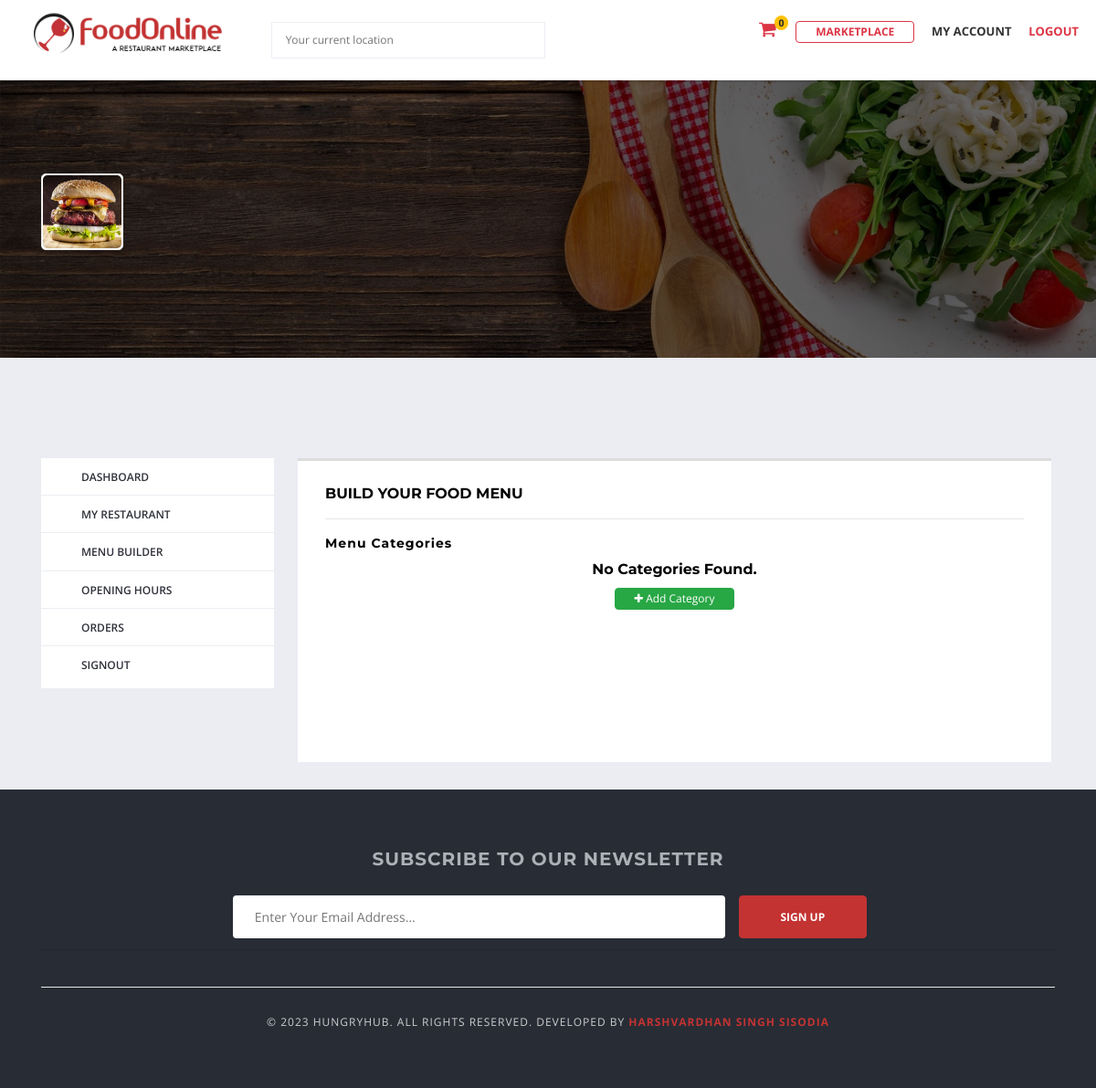
The page /vendor/menu_builder/ (signed in) on the database as committed earlier.
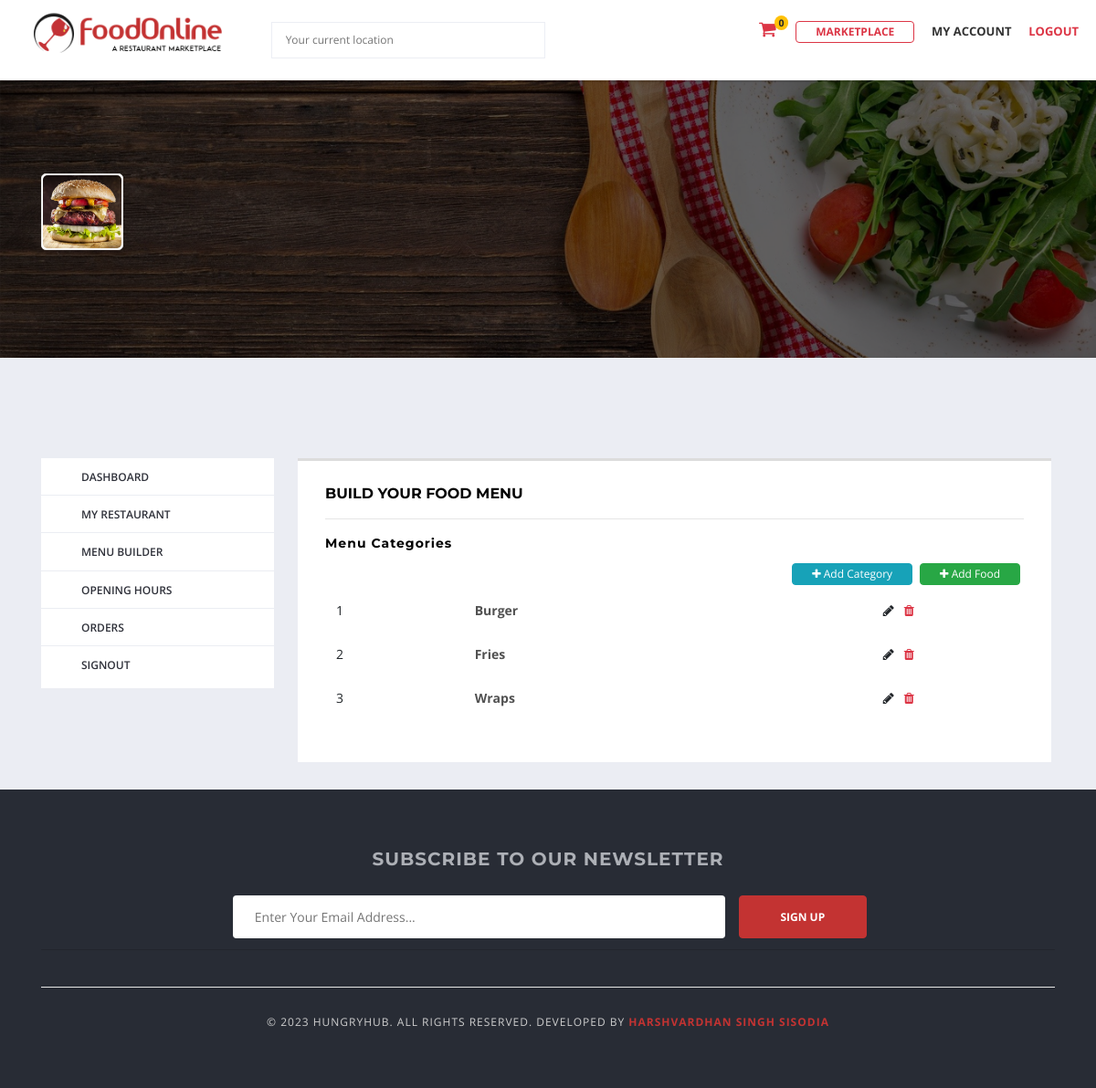
The same page on the database as committed later.
### menu/models.py (models this page shows, shortened)
class Category(models.Model):
    vendor        = models.ForeignKey(Vendor, on_delete=models.CASCADE)
    category_name = models.CharField(max_length=50, unique=True)
    slug          = models.SlugField(max_length=100,unique=True)
    description   = models.TextField(max_length=250, blank = True)
    created_at    = models.DateTimeField(auto_now_add=True)
    updated_at    = models.DateTimeField(auto_now=True)
    class Meta:
        verbose_name = 'category'
        verbose_name_plural = 'categories'
    def __str__(self):
        return self.category_name

### vendor/views.py (the view)
# urls.py: path('menu_builder/', views.menu_builder, name='menu_builder'),
@login_required(login_url='login')
@user_passes_test(check_role_vendor)
def menu_builder(request):
    vendor = Vendor.objects.get(user=request.user)
    categories = Category.objects.filter(vendor=vendor).order_by('created_at')
    context = {
        'categories': categories,
    }
    return render(request, 'vendor/menu_builder.html', context)

### accounts/views.py (called while the page is built)
def check_role_vendor(user):
    if user.role == 1:
        return True
    else:
        raise PermissionDenied

### marketplace/context_processors.py (called while the page is built)
def get_cart_counter(request):
    cart_count = 0
    if request.user.is_authenticated:
        try:
            cart_items = Cart.objects.filter(user=request.user)
            if cart_items:
                for cart_item in cart_items:
                    cart_count += cart_item.quantity
            else:
                cart_count = 0
        except:
            cart_count = 0
    return dict(cart_count=cart_count)

### templates/vendor/menu_builder.html (shortened to what this page needs)
{% extends 'base.html' %}
{% load static %}
{% block content %}
<div class="main-section">
    {% include 'includes/cover.html' %}
    <div class="page-section account-header buyer-logged-in">
        <div class="container">
            <div class="row">
                <div class="col-lg-3 col-md-3 col-sm-12 col-xs-12">
                    {% include 'includes/v_sidebar.html' %}
                </div>
                <div class="col-lg-9 col-md-9 col-sm-12 col-xs-12">
                    <div class="user-dashboard loader-holder">
                        <div class="user-holder">
                            <h5 class="text-uppercase">Build Your Food Menu</h5>
							<hr>
                            <h6>Menu Categories</h6>
                            {% if categories %}
                            <a href="{% url 'add_food' %}" class="btn btn-success float-right m-1"><i class="fa fa-plus" aria-hidden="true"></i> Add Food</a>
                            <a href="{% url 'add_category' %}" class="btn btn-info float-right m-1"><i class="fa fa-plus" aria-hidden="true"></i> Add Category</a>
                            <table class="table table-hover table-borderless">
                                <tbody>
                                {% for cat in categories %}
                                  <tr>
                                    <td class="text-left">{{ forloop.counter }}</td>
                                    <td class="text-left">
                                        <a href="{% url 'fooditems_by_category' cat.id %}"><p class="mb-0 font-weight-bold">{{ cat }}</p>
                                        <small class="text-muted">{{cat.description}}</small></a>
                                    </td>
                                    <td><a href="{% url 'edit_category' cat.id %}" style="color:unset;"><i class="fa fa-pencil" aria-hidden="true"></i></a> &nbsp; <a href="{% url 'delete_category' cat.id %}" onclick="return confirm('Are you sure you want to delete this category?')"><i class="fa fa-trash text-danger" aria-hidden="true"></i></a></td>
                                  </tr>
                                {% endfor %}
                                </tbody>
                              </table>
                            {% else %}
                                <h5 class="text-center">No categories found.</h5>
                                <div class="text-center"><a href="{% url 'add_category' %}" class="btn btn-success"><i class="fa fa-plus" aria-hidden="true"></i> Add Category</a></div>
                            {% endif %}
                        </div>
                    </div>
                </div>
            </div>
        </div>
    </div>
</div>
{% endblock %}

Rows that differ between the two databases and show on the page:
added Category: category_name "Burger"
added Category: category_name "Fries"
added Category: category_name "Wraps"
Other text that changed with them:
text no longer shown: "No Categories Found."
text now shown: "Add Food"
